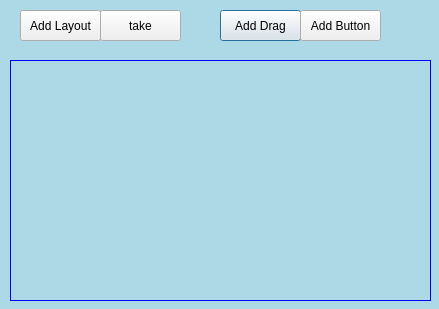
<?xml version="1.0" encoding="UTF-8"?>
<ui version="4.0">
 <class>Dialog</class>
 <widget class="QDialog" name="Dialog">
  <property name="geometry">
   <rect>
    <x>0</x>
    <y>0</y>
    <width>439</width>
    <height>309</height>
   </rect>
  </property>
  <property name="windowTitle">
   <string>可拖拽大小演示</string>
  </property>
  <property name="styleSheet">
   <string notr="true">QDialog {
	background-color: lightblue;
}
QDragableWidget {
    background-color: red;
}
#frame{
	border: 1px solid blue;
}</string>
  </property>
  <widget class="QPushButton" name="pushButton">
   <property name="geometry">
    <rect>
     <x>220</x>
     <y>10</y>
     <width>81</width>
     <height>31</height>
    </rect>
   </property>
   <property name="text">
    <string>Add Drag</string>
   </property>
  </widget>
  <widget class="QPushButton" name="pushButton_2">
   <property name="geometry">
    <rect>
     <x>20</x>
     <y>10</y>
     <width>81</width>
     <height>31</height>
    </rect>
   </property>
   <property name="text">
    <string>Add Layout</string>
   </property>
  </widget>
  <widget class="QFrame" name="frame">
   <property name="geometry">
    <rect>
     <x>10</x>
     <y>60</y>
     <width>421</width>
     <height>241</height>
    </rect>
   </property>
   <property name="frameShape">
    <enum>QFrame::StyledPanel</enum>
   </property>
   <property name="frameShadow">
    <enum>QFrame::Raised</enum>
   </property>
  </widget>
  <widget class="QPushButton" name="pushButton_3">
   <property name="geometry">
    <rect>
     <x>100</x>
     <y>10</y>
     <width>81</width>
     <height>31</height>
    </rect>
   </property>
   <property name="text">
    <string>take</string>
   </property>
  </widget>
  <widget class="QPushButton" name="pushButton_4">
   <property name="geometry">
    <rect>
     <x>300</x>
     <y>10</y>
     <width>81</width>
     <height>31</height>
    </rect>
   </property>
   <property name="text">
    <string>Add Button</string>
   </property>
  </widget>
 </widget>
 <layoutdefault spacing="6" margin="11"/>
 <resources/>
 <connections/>
</ui>
